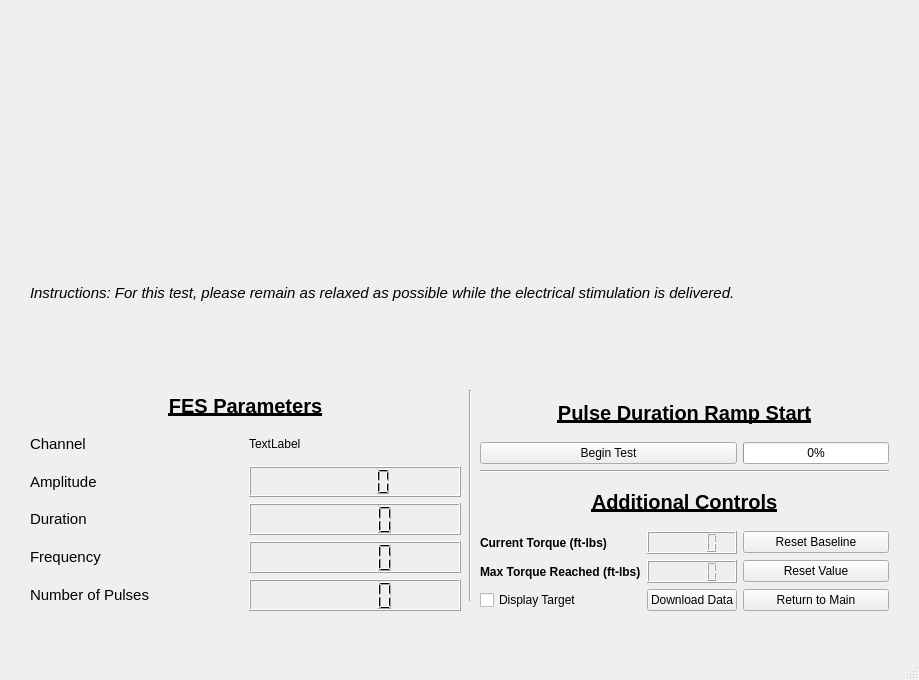
<?xml version="1.0" encoding="UTF-8"?>
<ui version="4.0">
 <class>MainWindow</class>
 <widget class="QMainWindow" name="MainWindow">
  <property name="geometry">
   <rect>
    <x>0</x>
    <y>0</y>
    <width>919</width>
    <height>680</height>
   </rect>
  </property>
  <property name="windowTitle">
   <string>Central Drive Estimation</string>
  </property>
  <widget class="QWidget" name="centralwidget">
   <widget class="QWidget" name="gridLayoutWidget">
    <property name="geometry">
     <rect>
      <x>30</x>
      <y>390</y>
      <width>431</width>
      <height>221</height>
     </rect>
    </property>
    <layout class="QGridLayout" name="gridLayout">
     <item row="1" column="0">
      <widget class="QLabel" name="label_6">
       <property name="font">
        <font>
         <pointsize>11</pointsize>
        </font>
       </property>
       <property name="text">
        <string>Channel</string>
       </property>
      </widget>
     </item>
     <item row="2" column="0">
      <widget class="QLabel" name="label">
       <property name="font">
        <font>
         <pointsize>11</pointsize>
        </font>
       </property>
       <property name="text">
        <string>Amplitude</string>
       </property>
      </widget>
     </item>
     <item row="5" column="0">
      <widget class="QLabel" name="label_5">
       <property name="font">
        <font>
         <pointsize>11</pointsize>
        </font>
       </property>
       <property name="text">
        <string>Number of Pulses</string>
       </property>
      </widget>
     </item>
     <item row="2" column="1">
      <widget class="QLCDNumber" name="committedAmp_lbl"/>
     </item>
     <item row="4" column="1">
      <widget class="QLCDNumber" name="committedF_lbl"/>
     </item>
     <item row="0" column="0" colspan="2">
      <widget class="QLabel" name="label_3">
       <property name="font">
        <font>
         <pointsize>15</pointsize>
         <weight>75</weight>
         <bold>true</bold>
         <underline>true</underline>
        </font>
       </property>
       <property name="text">
        <string>FES Parameters</string>
       </property>
       <property name="scaledContents">
        <bool>false</bool>
       </property>
       <property name="alignment">
        <set>Qt::AlignCenter</set>
       </property>
      </widget>
     </item>
     <item row="1" column="1">
      <widget class="QLabel" name="channel_lbl">
       <property name="text">
        <string>TextLabel</string>
       </property>
      </widget>
     </item>
     <item row="4" column="0">
      <widget class="QLabel" name="label_4">
       <property name="font">
        <font>
         <pointsize>11</pointsize>
        </font>
       </property>
       <property name="text">
        <string>Frequency</string>
       </property>
      </widget>
     </item>
     <item row="3" column="0">
      <widget class="QLabel" name="label_2">
       <property name="font">
        <font>
         <pointsize>11</pointsize>
         <italic>false</italic>
        </font>
       </property>
       <property name="text">
        <string>Duration</string>
       </property>
      </widget>
     </item>
     <item row="5" column="1">
      <widget class="QLCDNumber" name="committedNp_lbl"/>
     </item>
     <item row="3" column="1">
      <widget class="QLCDNumber" name="committedDur_lbl"/>
     </item>
    </layout>
   </widget>
   <widget class="QWidget" name="verticalLayoutWidget">
    <property name="geometry">
     <rect>
      <x>30</x>
      <y>20</y>
      <width>861</width>
      <height>361</height>
     </rect>
    </property>
    <layout class="QVBoxLayout" name="verticalLayout">
     <item>
      <widget class="QWidget" name="TorquePlot" native="true">
       <layout class="QHBoxLayout" name="horizontalLayout"/>
      </widget>
     </item>
     <item>
      <widget class="QLabel" name="label_11">
       <property name="font">
        <font>
         <pointsize>11</pointsize>
         <italic>true</italic>
        </font>
       </property>
       <property name="text">
        <string>Instructions: For this test, please remain as relaxed as possible while the electrical stimulation is delivered. </string>
       </property>
       <property name="wordWrap">
        <bool>true</bool>
       </property>
      </widget>
     </item>
    </layout>
   </widget>
   <widget class="QWidget" name="gridLayoutWidget_2">
    <property name="geometry">
     <rect>
      <x>480</x>
      <y>390</y>
      <width>409</width>
      <height>221</height>
     </rect>
    </property>
    <layout class="QGridLayout" name="gridLayout_2">
     <item row="1" column="0" colspan="3">
      <widget class="QLabel" name="label_10">
       <property name="font">
        <font>
         <pointsize>15</pointsize>
         <weight>75</weight>
         <bold>true</bold>
         <underline>true</underline>
        </font>
       </property>
       <property name="text">
        <string>Pulse Duration Ramp Start</string>
       </property>
       <property name="alignment">
        <set>Qt::AlignCenter</set>
       </property>
      </widget>
     </item>
     <item row="7" column="2">
      <widget class="QPushButton" name="returnToMain_pb">
       <property name="autoFillBackground">
        <bool>false</bool>
       </property>
       <property name="text">
        <string>Return to Main</string>
       </property>
      </widget>
     </item>
     <item row="4" column="0" colspan="3">
      <widget class="QLabel" name="label_9">
       <property name="font">
        <font>
         <pointsize>15</pointsize>
         <weight>75</weight>
         <bold>true</bold>
         <underline>true</underline>
        </font>
       </property>
       <property name="text">
        <string>Additional Controls</string>
       </property>
       <property name="alignment">
        <set>Qt::AlignCenter</set>
       </property>
      </widget>
     </item>
     <item row="2" column="0" colspan="2">
      <widget class="QPushButton" name="beginTest_pb">
       <property name="text">
        <string>Begin Test</string>
       </property>
      </widget>
     </item>
     <item row="5" column="2">
      <widget class="QPushButton" name="resetBaseline_pb">
       <property name="text">
        <string>Reset Baseline</string>
       </property>
      </widget>
     </item>
     <item row="6" column="0">
      <widget class="QLabel" name="label_7">
       <property name="font">
        <font>
         <weight>75</weight>
         <bold>true</bold>
        </font>
       </property>
       <property name="text">
        <string>Max Torque Reached (ft-lbs)</string>
       </property>
      </widget>
     </item>
     <item row="2" column="2">
      <widget class="QProgressBar" name="pdramp_progbar">
       <property name="value">
        <number>0</number>
       </property>
      </widget>
     </item>
     <item row="5" column="1">
      <widget class="QLCDNumber" name="currentTorque_lcd"/>
     </item>
     <item row="6" column="1">
      <widget class="QLCDNumber" name="maxTorque_lcd"/>
     </item>
     <item row="7" column="1">
      <widget class="QPushButton" name="download_pb">
       <property name="text">
        <string>Download Data</string>
       </property>
      </widget>
     </item>
     <item row="6" column="2">
      <widget class="QPushButton" name="maxTorqueReset_pb">
       <property name="text">
        <string>Reset Value</string>
       </property>
      </widget>
     </item>
     <item row="7" column="0">
      <widget class="QCheckBox" name="target_cb">
       <property name="text">
        <string>Display Target</string>
       </property>
      </widget>
     </item>
     <item row="3" column="0" colspan="3">
      <widget class="Line" name="line">
       <property name="orientation">
        <enum>Qt::Horizontal</enum>
       </property>
      </widget>
     </item>
     <item row="5" column="0">
      <widget class="QLabel" name="label_8">
       <property name="font">
        <font>
         <weight>75</weight>
         <bold>true</bold>
        </font>
       </property>
       <property name="text">
        <string>Current Torque (ft-lbs)</string>
       </property>
      </widget>
     </item>
    </layout>
   </widget>
   <widget class="Line" name="line_2">
    <property name="geometry">
     <rect>
      <x>460</x>
      <y>390</y>
      <width>20</width>
      <height>211</height>
     </rect>
    </property>
    <property name="orientation">
     <enum>Qt::Vertical</enum>
    </property>
   </widget>
  </widget>
  <widget class="QMenuBar" name="menubar">
   <property name="geometry">
    <rect>
     <x>0</x>
     <y>0</y>
     <width>919</width>
     <height>26</height>
    </rect>
   </property>
  </widget>
  <widget class="QStatusBar" name="statusbar"/>
 </widget>
 <resources/>
 <connections/>
</ui>
